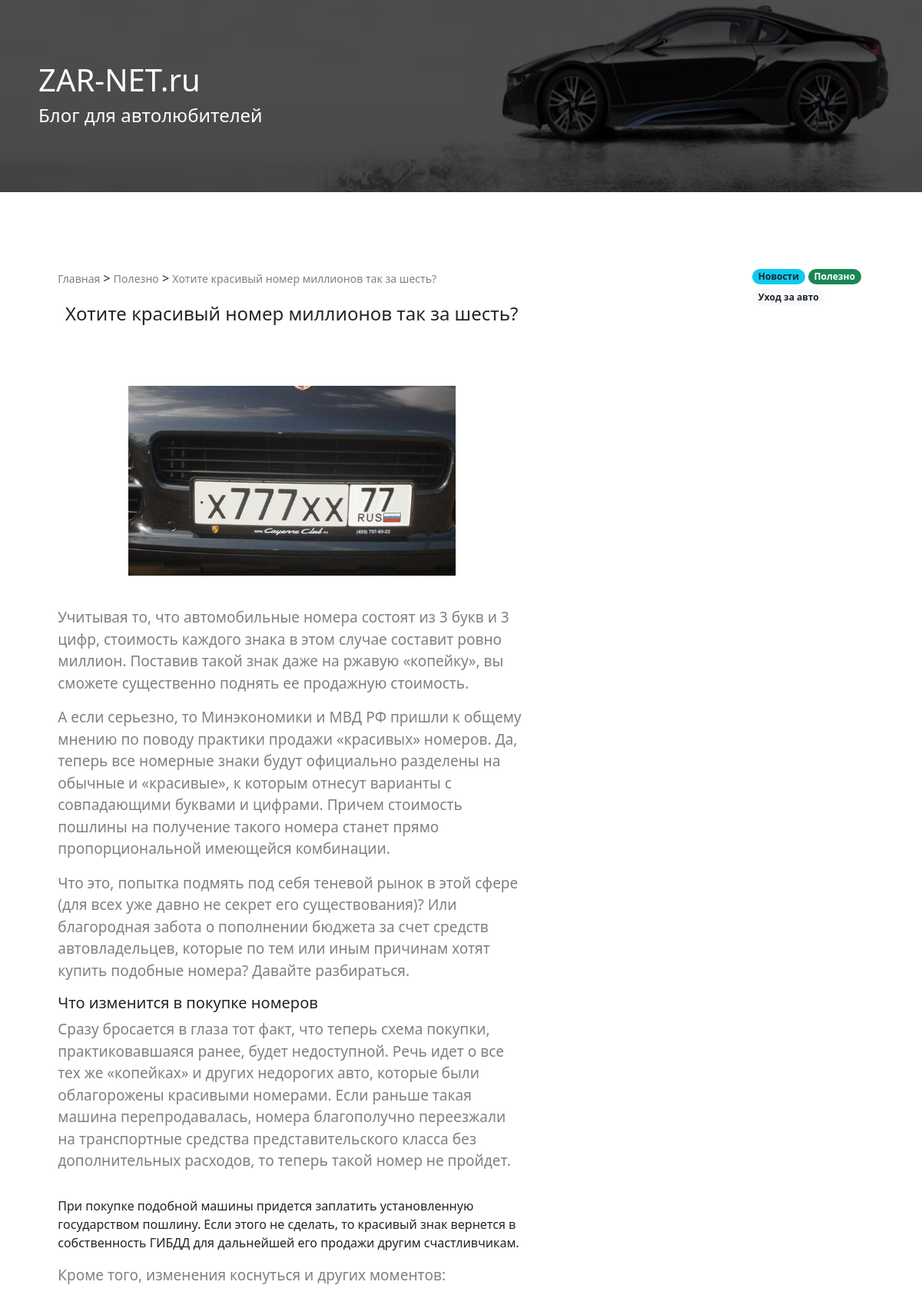
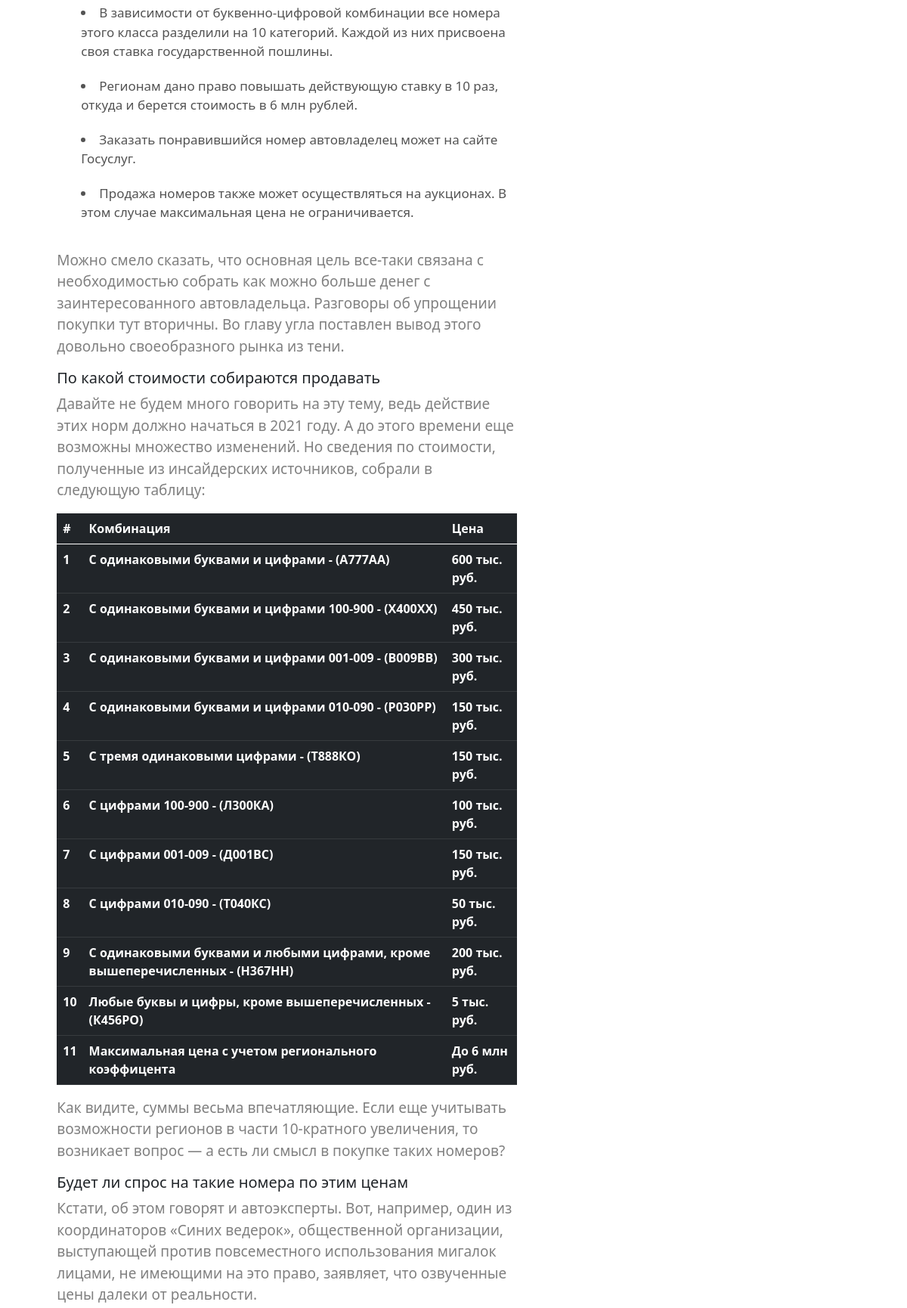
The page /blog/beautiful_auto_number (upper part) on the database its author committed (2 pictures, top to bottom).
### models.py (models this page shows, shortened)
class BaseModel(Model):
    class Meta:
        database = db

class Category(BaseModel):
    name = TextField(verbose_name="")
    slug = TextField(unique=True, verbose_name="")

class Content(BaseModel):
    title = TextField(unique=True, verbose_name="")
    content = TextField(unique=True, verbose_name="")
    category = ForeignKeyField(Category, field="id", null=True)
    slug = TextField(unique=True, verbose_name="")
    img = TextField()
    author = ForeignKeyField(Author, field="id", null=True)
    created_at = DateTimeField(default=datetime.datetime.now, verbose_name="")
    is_published = BooleanField(default=False, verbose_name="")
    def get_category(self):
        if self.category:
            return Category.get_or_none(Category.id == self.category).name
        return None
    def get_slug_for_url(self):
        url_slug = Category.get_or_none(Category.id == self.category).slug
        return url_slug

### app.py (the view)
@app.route("/blog/<slug>")
def blog_material(slug):
    article = con.get_article(slug)
    category = con.get_category()
    return render_template("article.html", data=article, category=category)

### controll.py (called while the page is built)
def get_article(slug):
    try:
        article = Content.get_or_none(Content.slug == slug.strip())
        return article
    except Exception as e:
        print(e)
        return None

def get_category():
    data_class = []
    category = Category.select()
    for c in range(len(category)):
        data_class.append(CATEGORY_CLASS[random.randint(0, len(CATEGORY_CLASS) -1 )])
    return [category, data_class, CATEGORY_COLOR_TEXT, len(category)]

### templates/article.html (shortened to what this page needs)
{% extends "base.html" %}
{% block content %}
    <div class="container-fluid">
        <span class="navigation">
            <a href="/">Главная</a> > <a href="/category/{{data.get_slug_for_url()}}">{{data.get_category()}}</a> > <a href="/blog/{{data.slug}}">{{data.title}}</a>
        </span>
        <div class="container-article">
            <div class="title-article">
                <h4>{{data.title}}</h4>
            </div>
            <div class="img-article-bl">
                <img src="{{url_for('static', filename=data.img)}}" alt="{{data.title}}" class="img-article">
            </div>
            <div class="content-article">
                    {{data.content|safe}}
            </div>
        </div>
    </div>
    <div class="nav-rigth">
        {% include "nav.html"%}
    </div>
{% endblock %}

### templates/nav.html
<div class="nav-bl">
    {% for cat in range(category[-1])%}
    <span class="badge rounded-pill  {{category[1][cat]}} ">
        <a href="/category/{{category[0][cat].slug}}" class="{%if category[1][cat] in category[2]%}text-dark{%endif%}">
         {{category[0][cat].name}}
        </a>
    </span>
        {% endfor %}
</div>

### static/css/style.css (style rules this page uses)
* { width: 100%; padding: 0px; margin: 0; border: 0; overflow-x: hidden; }
.nav-rigth { width: 20%; padding-left: 40px; }
.container-fluid { width: 75%; }
.container-article { width: 80%; padding: 20px 50px 0px 0px; }
.title-article { width: 100%; height: auto; text-align: center; }
.title-article > h4 { height: 100px; }
.img-article-bl { text-align: center; }
.img-article { width: 70%; padding: 0px 0px 40px 0px; }
.content-article > p { color: gray; font-size: 19px; font-weight: 400; }
.content-article ul > li { list-style: inside !important; font-size: 17px; padding-bottom: 20px; color: #535353; }
.container-article h5 { overflow-y: hidden ; }
th { width: auto; }
.navigation > a { font-size: 14px; color: gray; text-decoration: none; }
.badge { width: auto !important; }
.nav-bl span > a { text-decoration: none; color: white; }

### rows shown on the page
Category: get_category "Полезно", name "Полезно"
Content: title "Хотите красивый номер миллионов так за шесть?", img (picture), content "Учитывая то, что автомобильные номера состоят из 3 букв и 3 цифр, стоимость каждого знака в этом случае составит ровно миллион. Поставив такой знак даже на ржавую «копейку», вы сможете существенно поднять ее продажную стоимость. А если серьезно, то Минэкономики и МВД РФ пришли к общему мнению по поводу практики продажи «красивых» номеров. Да, теперь все номерные знаки будут официально разделены на обычные и «красивые», к которым отнесут варианты с совпадающими буквами и цифрами. Причем стоимость пошлины на получение такого номера станет прямо пропорциональной имеющейся комбинации. Что это, попытка подмять под себя теневой рынок в этой сфере (для всех уже давно не секрет его существования)?…"
Category: name "Новости"
Category: name "Уход за авто"
